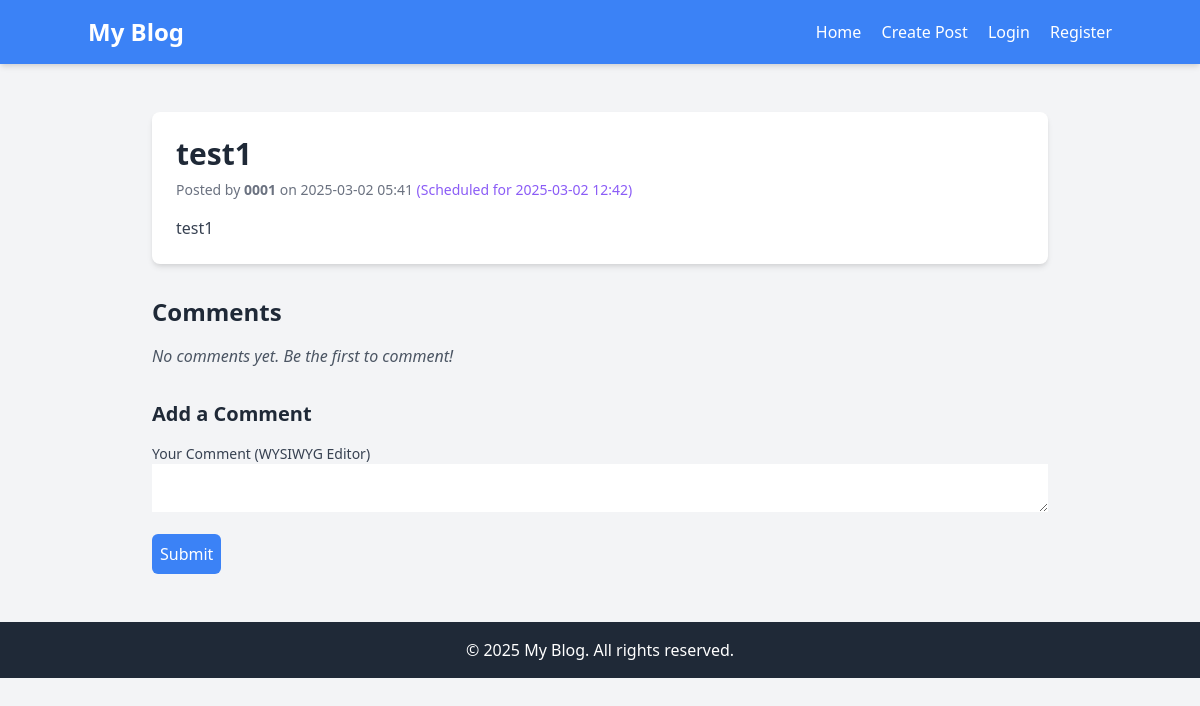
/post/1, run on an earlier commit of the app's database.
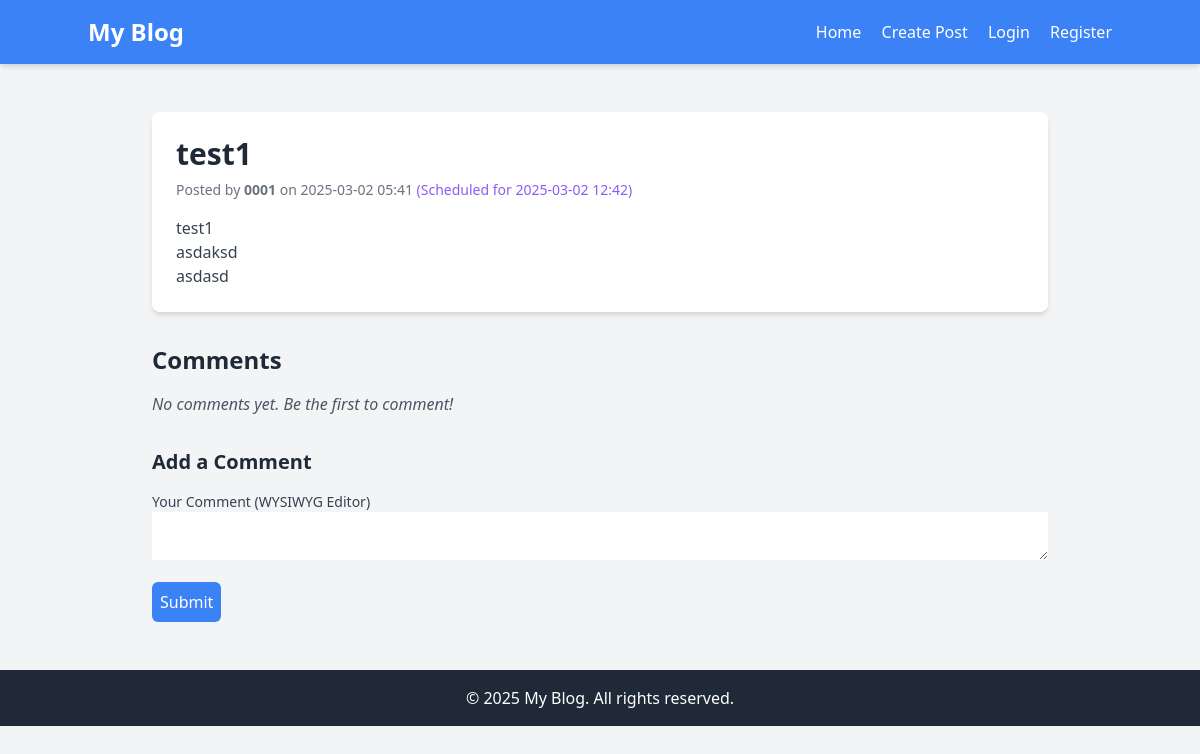
And on a later commit of the database.
### app/models.py (models this page shows)
class Post(db.Model):
    id = db.Column(db.Integer, primary_key=True)
    title = db.Column(db.String(120), nullable=False)
    content = db.Column(db.Text, nullable=False)
    created_at = db.Column(db.DateTime, default=datetime.utcnow)
    scheduled_at = db.Column(db.DateTime, nullable=True)
    user_id = db.Column(db.Integer, db.ForeignKey('user.id'), nullable=False)
    comments = db.relationship('Comment', backref='post', lazy=True)

class User(db.Model):
    id = db.Column(db.Integer, primary_key=True)
    username = db.Column(db.String(80), unique=True, nullable=False)
    password = db.Column(db.String(120), nullable=False)
    posts = db.relationship('Post', backref='author', lazy=True)

### app/routes.py (the view)
@bp.route('/post/<int:id>')
@token_required
def view_post(id):
    post = Post.query.get_or_404(id)
    comments = Comment.query.filter_by(post_id=id).all()
    form = CommentForm()
    return render_template('post.html', post=post, comments=comments, form=form, current_user=g.get('current_user'))

### app/forms.py
class CommentForm(FlaskForm):
    content = TextAreaField('Comment', validators=[DataRequired()])
    submit = SubmitField('Submit')

### app/routes.py (called while the page is built)
def token_required(f):
    @wraps(f)
    def decorated(*args, **kwargs):
        token = request.headers.get('Authorization') or request.cookies.get('token')
        if token and token.startswith('Bearer '):
            token = token.split(' ')[1]
        if token:
            try:
                data = jwt.decode(token, os.getenv('JWT_SECRET_KEY'), algorithms=['HS256'])
                g.current_user = User.query.get(data['user_id'])
            except:
                g.current_user = None
        else:
            g.current_user = None
        return f(*args, **kwargs)
    return decorated

### app/templates/post.html (shortened to what this page needs)
{% extends "base.html" %}
{% block content %}
    <div class="max-w-4xl mx-auto mt-8">
        <div class="bg-white p-6 rounded-lg shadow-md mb-8">
            <h1 class="text-3xl font-bold text-gray-800 mb-2">{{ post.title }}</h1>
            <p class="text-sm text-gray-500 mb-4">
                Posted by <span class="font-semibold">{{ post.author.username }}</span> on
                {{ post.created_at.strftime('%Y-%m-%d %H:%M') }}
                {% if post.scheduled_at %}
                    <span class="text-purple-500"> (Scheduled for {{ post.scheduled_at.strftime('%Y-%m-%d %H:%M') }})</span>
                {% endif %}
            </p>
            <div class="text-gray-700 prose max-w-none">{{ post.content|safe }}</div>
        </div>
        <h2 class="text-2xl font-bold text-gray-800 mb-4">Comments</h2>
        {% if comments %}
            {% for comment in comments %}
                <div class="bg-white p-4 mb-4 rounded-lg shadow-md">
                    <div class="text-gray-700 prose max-w-none">{{ comment.content|safe }}</div>
                    <p class="text-sm text-gray-500 mt-2">{{ comment.created_at.strftime('%Y-%m-%d %H:%M') }}</p>
                </div>
            {% endfor %}
        {% else %}
            <p class="text-gray-600 italic">No comments yet. Be the first to comment!</p>
        {% endif %}
        <div class="mt-8">
            <h3 class="text-xl font-semibold text-gray-800 mb-2">Add a Comment</h3>
            <form method="POST" action="{{ url_for('main.add_comment', post_id=post.id) }}" class="space-y-4">
                <div>
                    <label for="content" class="block text-sm font-medium text-gray-700">Your Comment (WYSIWYG Editor)</label>
                    <textarea id="summernote-comment" name="content" class="w-full"></textarea>
                </div>
                {{ form.submit(class="bg-blue-500 text-white p-2 rounded-md hover:bg-blue-600 transition duration-200") }}
            </form>
        </div>
    </div>
{% endblock %}

### app/templates/base.html (shortened to what this page needs)
<!DOCTYPE html>
<html lang="en">
<head>
    <link href="https://cdn.jsdelivr.net/npm/tailwindcss@2.2.19/dist/tailwind.min.css" rel="stylesheet">
    <link href="https://cdn.jsdelivr.net/npm/summernote@0.8.18/dist/summernote-lite.min.css" rel="stylesheet">
</head>
<body class="bg-gray-100 font-sans">
    <nav class="bg-blue-500 p-4 text-white shadow-md">
        <div class="container mx-auto flex justify-between items-center">
            <a href="/" class="text-2xl font-bold">My Blog</a>
            <div class="space-x-4">
                <a href="/" class="hover:underline">Home</a>
                <a href="/create" class="hover:underline">Create Post</a>
                {% if current_user %}
                    <span class="text-gray-200">Welcome, {{ current_user.username }}</span>
                    <a href="/auth/logout" class="hover:underline">Logout</a>
                {% else %}
                    <a href="/auth/login" class="hover:underline">Login</a>
                    <a href="/auth/register" class="hover:underline">Register</a>
                {% endif %}
            </div>
        </div>
    </nav>
    <div class="container mx-auto p-4">
        {% block content %}{% endblock %}
    </div>
    <footer class="bg-gray-800 text-white text-center p-4 mt-8">
        <p>© 2025 My Blog. All rights reserved.</p>
    </footer>
</body>
</html>

What changed in the data, as far as the page shows it:
changed Post "test1": content "test1" → "test1 asdaksd asdasd"
